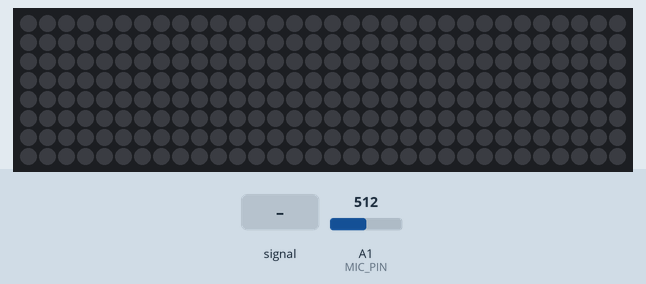
Simulated run of this sketch. Board: Arduino Uno, built with avr-gcc and run on an emulated ATmega328P. On the bench: 32×8 RGB LED matrix (first LED top left, wired row by row). The test bench sets the inputs (shaded band); at power-on: A1 (MIC_PIN) = 512. Dim RGB values are drawn brighter than linear.

Above: at 1.2 s.
1.3 s: A1 (MIC_PIN) fed a 2 Hz sine of ±306 counts around its level
At 2.93 s:
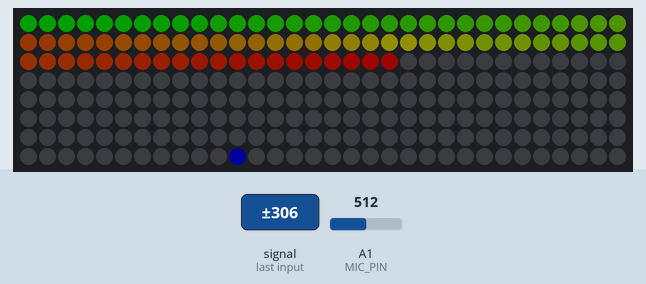
3.2 s: A1 (MIC_PIN) fed a 200 Hz sine of ±81 counts around its level
At 3.71 s:
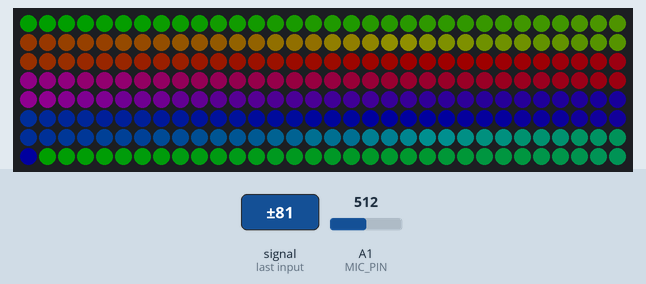
5.7 s: A1 (MIC_PIN) fed a 50 Hz sine of ±306 counts around its level
At 7.48 s:
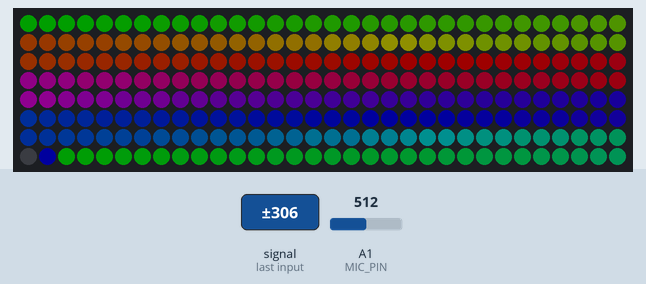
8.7 s: A1 (MIC_PIN) fed a 1000 Hz sine of ±255 counts around its level
At 9.29 s:
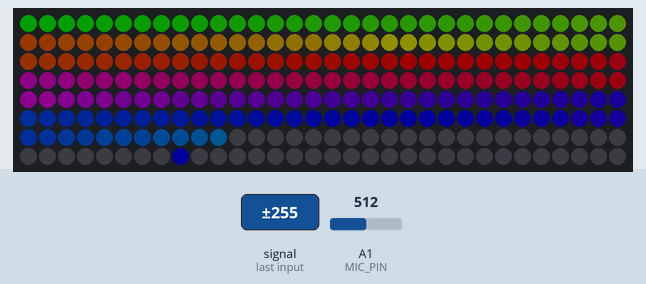
10.4 s: A1 (MIC_PIN) fed a 2 Hz sine of ±306 counts around its level
At 11.33 s:
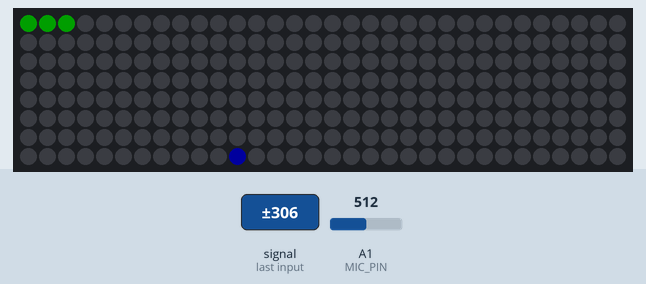
13.4 s: A1 (MIC_PIN) fed a 200 Hz sine of ±81 counts around its level
At 14.53 s:
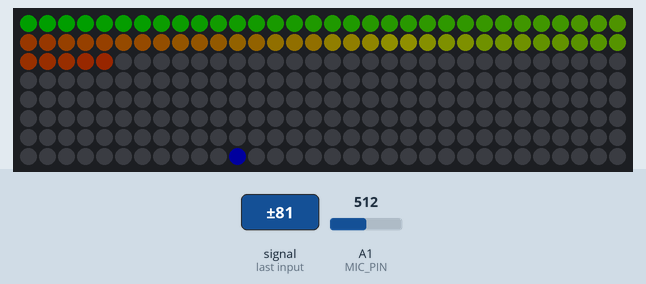

The sketch:

matrixVUMeter.ino
```cpp
/*

LED VU meter for Arduino and Adafruit NeoPixel LEDs.

Requires:
	* 8x32 NeoPixel matrix (https://www.adafruit.com/product/2294)
	* Arduino Uno
	* Adafruit electret microphone (https://www.adafruit.com/product/1063)

Features:
	* Automatic gain control


 Hardware requirements:
 - Most Arduino or Arduino-compatible boards (ATmega 328P or better).
 - Adafruit Electret Microphone Amplifier (ID: 1063)
 - Adafruit Flora RGB Smart Pixels (ID: 1260)
 OR
 - Adafruit NeoPixel Digital LED strip (ID: 1138)
 - Optional: battery for portable use (else power through USB or adapter)
 Software requirements:
 - Adafruit NeoPixel library

 Connections:
 - 3.3V to mic amp +
 - GND to mic amp -
 - Analog pin to microphone output (configurable below)
 - Digital pin to LED data input (configurable below)

 See notes in setup() regarding 5V vs. 3.3V boards - there may be an
 extra connection to make and one line of code to enable or disable.

 */

#include <SPI.h> 
#include <math.h>

#define HARDWARE_VEST


#ifdef HARDWARE_VEST
#include "VUDisplayClassVest.h"
#endif

#ifdef MATRIX
#include "VUDisplayClassMatrix.h"
#endif


#define MIC_PIN   		A1  	// Microphone is attached to this analog pin


#define SAMPLE_WINDOW   10  	// Sample window for average level, in milliseconds -- try 10.


uint16_t peak = 0;      // Peak level of column; used for falling dots
byte peakCycle = 0;     // Toggles between 0 and 1. To prevent peak falling too fast, it only falls when this is 0

// LOOK YOU GUYS I HAVE AUTOMATIC GAIN CONTROL!
unsigned long millisAdjusted;   // the last time we adjusted the gain. Every second we'll reevaluate
float dbMax;					// max db recorded in the last second
float dbRange;					// current range of dbs which will be scaled to (0..WIDTH)

#ifdef MATRIX
	VUDisplayClassMatrix
#endif
#ifdef HARDWARE_VEST
	VUDisplayClassVest
#endif

display(Serial);

void setup()
{

	peak = peakCycle = 0;
	millisAdjusted = millis();
	dbMax = 0.0; dbRange = 2.0;

	Serial.begin(250000);
	display.setup();

#ifdef MATRIX
	analogReference(EXTERNAL);  // for 5V Arduinos like Uno, connect the mic to the AREF pin, and leave this on.
								// for 3.3v Arduinos like Flora, Gemma, comment this out.
#endif

}

void loop()
{
	peakCycle = (peakCycle + 1) % 2;

	unsigned long startMillis = millis();  // Start of sample window

	uint16_t signalMax = 0;
	uint16_t signalMin = 1023;
	uint16_t scaledLevel = 0;

	float db = 0.0;

	// collect data for length of sample window (in mS)
	while (millis() - startMillis < SAMPLE_WINDOW)
	{
		uint16_t sample = analogRead(MIC_PIN);
		if (sample < 1024)  // toss out spurious readings
		{
			if (sample > signalMax)
			{
				signalMax = sample;  // save just the max levels
			}
			else if (sample < signalMin)
			{
				signalMin = sample;  // save just the min levels
			}
		}
	}

	db = dbScale(signalMax, signalMin, 0.5);
	dbMax = max(dbMax, db);
	scaledLevel = min(display.getRange(), (floor((db / dbRange * (float) display.getRange()))));

	// has 1 second elapsed since we last calculated scaling factor?
	if (millisAdjusted + 1000L < millis())
	{
		millisAdjusted = millis();
		dbRange = max(dbMax, 0.3);
		dbMax = 0.0;
	}

	if (scaledLevel > peak)
		peak = scaledLevel;
	else if (peak > 0 && peakCycle == 0)
		peak--;

	display.showMeter(scaledLevel, peak);

}

/*
 *		Calculates decibels based on the peak-to-peak voltage
 *		Subtracts dbFloor so as to return 0 when it's basically quiet
 */
float dbScale( float signalMax, float signalMin, float dbFloor )
{
	float db = 20.0 * log10( signalMax / signalMin );
	float result = db - dbFloor;
	if (result < 0.0)
		result = 0.0;

	return result;
}
```

VUDisplayClassMatrix.cpp
```cpp
#include "VUDisplayClassMatrix.h"

void VUDisplayClassMatrix::setup()
{

    strip = Adafruit_NeoPixel(N_PIXELS, PIN, NEO_GRB + NEO_KHZ800);
    strip.begin();
    strip.setBrightness(5);

}

uint16_t VUDisplayClassMatrix::getRange()
{
    return WIDTH;
}

void VUDisplayClassMatrix::showMeter(uint16_t level, uint16_t peak)
{
	uint32_t offColor = strip.Color(0,0,0),
		     peakColor = strip.Color(0,0,255);

	for (uint16_t x = 0; x < WIDTH; x++)
	{
		uint32_t positionColor = Wheel(map(x,0,WIDTH,0,255));

		if (x == peak && peak != 0)
			positionColor = peakColor;
		else if (x >= level)
			positionColor = offColor;

		for (uint16_t y = 0; y < HEIGHT; y++)
		{
				strip.setPixelColor(xy(x,y), positionColor);
		}
	}

    strip.show();

}


uint16_t VUDisplayClassMatrix::xy(uint16_t x, uint16_t y)
{
	x = WIDTH - 1 - x;
	if (x & 1) y = HEIGHT - 1 - y;
	return (x*HEIGHT + y);
}


// Input a value 0 to 255 to get a color value.
// The colors are a transition r - g - b - back to r.
uint32_t VUDisplayClassMatrix::Wheel(byte WheelPos) {
	if(WheelPos < 85) {
		return strip.Color(WheelPos * 3, 255 - WheelPos * 3, 0);
	}
	else if(WheelPos < 170) {
		WheelPos -= 85;
		return strip.Color(255 - WheelPos * 3, 0, WheelPos * 3);
	}
	else {
		WheelPos -= 170;
		return strip.Color(0, WheelPos * 3, 255 - WheelPos * 3);
	}
}
```

VUDisplayClassMatrix.h
```cpp
#include <Arduino.h>
#include <Adafruit_NeoPixel.h>

#define PIN 6
#define HEIGHT 8
#define WIDTH 32
#define N_PIXELS (HEIGHT * WIDTH)


class VUDisplayClassMatrix
{

    public:
        VUDisplayClassMatrix(Stream& s) : Serial(s) {};
        virtual ~VUDisplayClassMatrix() {};

        void setup();
        uint16_t getRange();

        void showMeter(uint16_t level, uint16_t peak);

    private:
        Stream& Serial;

        uint16_t xy(uint16_t x, uint16_t y);
        uint32_t Wheel(byte WheelPos);

    public:
        Adafruit_NeoPixel strip;

};
```

VUDisplayClassVest.cpp
```cpp
#include "VUDisplayClassVest.h"

void VUDisplayClassVest::setup()
{

    strip = Adafruit_NeoPixel(N_PIXELS, PIN, NEO_GRB + NEO_KHZ800);
    strip.begin();
    strip.setBrightness(30);

}

uint16_t VUDisplayClassVest::getRange()
{
    return N_PIXELS;
}

void VUDisplayClassVest::showMeter(uint16_t level, uint16_t peak)
{
	uint32_t offColor = strip.Color(0,0,0),
		     peakColor = strip.Color(0,0,255);

	for (uint16_t x = 0; x < N_PIXELS; x++)
	{
		uint32_t positionColor = Wheel(map(x,0,getRange(),0,255));

		if (x == peak && peak != 0)
			positionColor = peakColor;
		else if (x >= level)
			positionColor = offColor;

		strip.setPixelColor(x, positionColor);
	}

    strip.show();

}


// Input a value 0 to 255 to get a color value.
// The colors are a transition r - g - b - back to r.
uint32_t VUDisplayClassVest::Wheel(byte WheelPos) {
	if(WheelPos < 85) {
		return strip.Color(WheelPos * 3, 255 - WheelPos * 3, 0);
	}
	else if(WheelPos < 170) {
		WheelPos -= 85;
		return strip.Color(255 - WheelPos * 3, 0, WheelPos * 3);
	}
	else {
		WheelPos -= 170;
		return strip.Color(0, WheelPos * 3, 255 - WheelPos * 3);
	}
}
```

VUDisplayClassVest.h
```cpp
#include <Arduino.h>
#include <Adafruit_NeoPixel.h>

#define PIN 1
#define N_PIXELS 60


class VUDisplayClassVest
{

    public:
        VUDisplayClassVest(Stream& s) : Serial(s) {};
        virtual ~VUDisplayClassVest() {};

        void setup();
        uint16_t getRange();

        void showMeter(uint16_t level, uint16_t peak);

    private:
        Stream& Serial;

        uint32_t Wheel(byte WheelPos);

    public:
        Adafruit_NeoPixel strip;

};
```

Measured:
- after the input at 1.3 s, the LEDs: first change after 0.05 s (image 1 shows a later state)
- after the input at 3.2 s, the LEDs: first change after 0.05 s (image 2 shows a later state)
- after the input at 8.7 s, the LEDs: first change at once (image 4 shows a later state)
- after the input at 10.4 s, the LEDs: first change after 0.16 s (image 5 shows a later state)
- after the input at 13.4 s, the LEDs: first change after 0.06 s (image 6 shows a later state)
